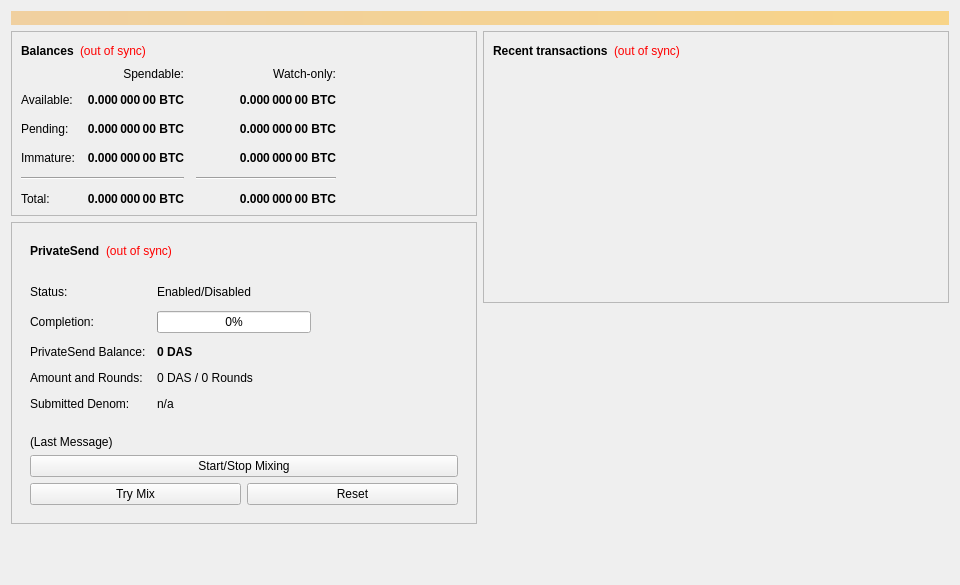
<?xml version="1.0" encoding="UTF-8"?>
<ui version="4.0">
 <class>OverviewPage</class>
 <widget class="QWidget" name="OverviewPage">
  <property name="geometry">
   <rect>
    <x>0</x>
    <y>0</y>
    <width>960</width>
    <height>585</height>
   </rect>
  </property>
  <property name="minimumSize">
   <size>
    <width>960</width>
    <height>0</height>
   </size>
  </property>
  <property name="windowTitle">
   <string>Form</string>
  </property>
  <layout class="QVBoxLayout" name="topLayout">
   <item>
    <widget class="QLabel" name="labelAlerts">
     <property name="visible">
      <bool>false</bool>
     </property>
     <property name="styleSheet">
      <string notr="true">background-color: qlineargradient(x1: 0, y1: 0, x2: 1, y2: 0, stop:0 #F0D0A0, stop:1 #F8D488); color:#000000;</string>
     </property>
     <property name="wordWrap">
      <bool>true</bool>
     </property>
     <property name="margin">
      <number>3</number>
     </property>
    </widget>
   </item>
   <item>
    <layout class="QHBoxLayout" name="horizontalLayout" stretch="1,1">
     <item>
      <layout class="QVBoxLayout" name="verticalLayout_2">
       <item>
        <widget class="QFrame" name="frame">
         <property name="frameShape">
          <enum>QFrame::StyledPanel</enum>
         </property>
         <property name="frameShadow">
          <enum>QFrame::Raised</enum>
         </property>
         <layout class="QVBoxLayout" name="verticalLayout_4">
          <item>
           <layout class="QHBoxLayout" name="horizontalLayout_4">
            <item>
             <widget class="QLabel" name="label_5">
              <property name="font">
               <font>
                <weight>75</weight>
                <bold>true</bold>
               </font>
              </property>
              <property name="text">
               <string>Balances</string>
              </property>
             </widget>
            </item>
            <item>
             <widget class="QLabel" name="labelWalletStatus">
              <property name="toolTip">
               <string>The displayed information may be out of date. Your wallet automatically synchronizes with the Das network after a connection is established, but this process has not completed yet.</string>
              </property>
              <property name="styleSheet">
               <string notr="true">QLabel { color: red; }</string>
              </property>
              <property name="text">
               <string notr="true">(out of sync)</string>
              </property>
              <property name="alignment">
               <set>Qt::AlignLeading|Qt::AlignLeft|Qt::AlignVCenter</set>
              </property>
             </widget>
            </item>
            <item>
             <spacer name="horizontalSpacer_3">
              <property name="orientation">
               <enum>Qt::Horizontal</enum>
              </property>
              <property name="sizeHint" stdset="0">
               <size>
                <width>40</width>
                <height>20</height>
               </size>
              </property>
             </spacer>
            </item>
           </layout>
          </item>
          <item>
           <layout class="QGridLayout" name="gridLayout">
            <property name="spacing">
             <number>12</number>
            </property>
            <item row="2" column="2">
             <widget class="QLabel" name="labelWatchPending">
              <property name="font">
               <font>
                <weight>75</weight>
                <bold>true</bold>
               </font>
              </property>
              <property name="cursor">
               <cursorShape>IBeamCursor</cursorShape>
              </property>
              <property name="toolTip">
               <string>Unconfirmed transactions to watch-only addresses</string>
              </property>
              <property name="text">
               <string notr="true">0.000 000 00 BTC</string>
              </property>
              <property name="alignment">
               <set>Qt::AlignRight|Qt::AlignTrailing|Qt::AlignVCenter</set>
              </property>
              <property name="textInteractionFlags">
               <set>Qt::LinksAccessibleByMouse|Qt::TextSelectableByKeyboard|Qt::TextSelectableByMouse</set>
              </property>
             </widget>
            </item>
            <item row="2" column="1">
             <widget class="QLabel" name="labelUnconfirmed">
              <property name="font">
               <font>
                <weight>75</weight>
                <bold>true</bold>
               </font>
              </property>
              <property name="cursor">
               <cursorShape>IBeamCursor</cursorShape>
              </property>
              <property name="toolTip">
               <string>Total of transactions that have yet to be confirmed, and do not yet count toward the spendable balance</string>
              </property>
              <property name="text">
               <string notr="true">0.000 000 00 BTC</string>
              </property>
              <property name="alignment">
               <set>Qt::AlignRight|Qt::AlignTrailing|Qt::AlignVCenter</set>
              </property>
              <property name="textInteractionFlags">
               <set>Qt::LinksAccessibleByMouse|Qt::TextSelectableByKeyboard|Qt::TextSelectableByMouse</set>
              </property>
             </widget>
            </item>
            <item row="3" column="2">
             <widget class="QLabel" name="labelWatchImmature">
              <property name="font">
               <font>
                <weight>75</weight>
                <bold>true</bold>
               </font>
              </property>
              <property name="cursor">
               <cursorShape>IBeamCursor</cursorShape>
              </property>
              <property name="toolTip">
               <string>Mined balance in watch-only addresses that has not yet matured</string>
              </property>
              <property name="text">
               <string notr="true">0.000 000 00 BTC</string>
              </property>
              <property name="alignment">
               <set>Qt::AlignRight|Qt::AlignTrailing|Qt::AlignVCenter</set>
              </property>
              <property name="textInteractionFlags">
               <set>Qt::LinksAccessibleByMouse|Qt::TextSelectableByKeyboard|Qt::TextSelectableByMouse</set>
              </property>
             </widget>
            </item>
            <item row="4" column="0" colspan="2">
             <widget class="Line" name="lineSpendableBalance">
              <property name="orientation">
               <enum>Qt::Horizontal</enum>
              </property>
             </widget>
            </item>
            <item row="4" column="2">
             <widget class="Line" name="lineWatchBalance">
              <property name="sizePolicy">
               <sizepolicy hsizetype="Preferred" vsizetype="Fixed">
                <horstretch>0</horstretch>
                <verstretch>0</verstretch>
               </sizepolicy>
              </property>
              <property name="minimumSize">
               <size>
                <width>140</width>
                <height>0</height>
               </size>
              </property>
              <property name="orientation">
               <enum>Qt::Horizontal</enum>
              </property>
             </widget>
            </item>
            <item row="5" column="0">
             <widget class="QLabel" name="labelTotalText">
              <property name="text">
               <string>Total:</string>
              </property>
             </widget>
            </item>
            <item row="3" column="1">
             <widget class="QLabel" name="labelImmature">
              <property name="font">
               <font>
                <weight>75</weight>
                <bold>true</bold>
               </font>
              </property>
              <property name="cursor">
               <cursorShape>IBeamCursor</cursorShape>
              </property>
              <property name="toolTip">
               <string>Mined balance that has not yet matured</string>
              </property>
              <property name="text">
               <string notr="true">0.000 000 00 BTC</string>
              </property>
              <property name="alignment">
               <set>Qt::AlignRight|Qt::AlignTrailing|Qt::AlignVCenter</set>
              </property>
              <property name="textInteractionFlags">
               <set>Qt::LinksAccessibleByMouse|Qt::TextSelectableByKeyboard|Qt::TextSelectableByMouse</set>
              </property>
             </widget>
            </item>
            <item row="2" column="3">
             <spacer name="horizontalSpacer_2">
              <property name="orientation">
               <enum>Qt::Horizontal</enum>
              </property>
              <property name="sizeHint" stdset="0">
               <size>
                <width>40</width>
                <height>20</height>
               </size>
              </property>
             </spacer>
            </item>
            <item row="3" column="0">
             <widget class="QLabel" name="labelImmatureText">
              <property name="text">
               <string>Immature:</string>
              </property>
             </widget>
            </item>
            <item row="5" column="1">
             <widget class="QLabel" name="labelTotal">
              <property name="font">
               <font>
                <weight>75</weight>
                <bold>true</bold>
               </font>
              </property>
              <property name="cursor">
               <cursorShape>IBeamCursor</cursorShape>
              </property>
              <property name="toolTip">
               <string>Your current total balance</string>
              </property>
              <property name="text">
               <string notr="true">0.000 000 00 BTC</string>
              </property>
              <property name="alignment">
               <set>Qt::AlignRight|Qt::AlignTrailing|Qt::AlignVCenter</set>
              </property>
              <property name="textInteractionFlags">
               <set>Qt::LinksAccessibleByMouse|Qt::TextSelectableByKeyboard|Qt::TextSelectableByMouse</set>
              </property>
             </widget>
            </item>
            <item row="5" column="2">
             <widget class="QLabel" name="labelWatchTotal">
              <property name="font">
               <font>
                <weight>75</weight>
                <bold>true</bold>
               </font>
              </property>
              <property name="cursor">
               <cursorShape>IBeamCursor</cursorShape>
              </property>
              <property name="toolTip">
               <string>Current total balance in watch-only addresses</string>
              </property>
              <property name="text">
               <string notr="true">0.000 000 00 BTC</string>
              </property>
              <property name="alignment">
               <set>Qt::AlignRight|Qt::AlignTrailing|Qt::AlignVCenter</set>
              </property>
              <property name="textInteractionFlags">
               <set>Qt::LinksAccessibleByMouse|Qt::TextSelectableByKeyboard|Qt::TextSelectableByMouse</set>
              </property>
             </widget>
            </item>
            <item row="0" column="2">
             <widget class="QLabel" name="labelWatchonly">
              <property name="text">
               <string>Watch-only:</string>
              </property>
              <property name="alignment">
               <set>Qt::AlignRight|Qt::AlignTrailing|Qt::AlignVCenter</set>
              </property>
             </widget>
            </item>
            <item row="1" column="0">
             <widget class="QLabel" name="labelBalanceText">
              <property name="text">
               <string>Available:</string>
              </property>
             </widget>
            </item>
            <item row="1" column="1">
             <widget class="QLabel" name="labelBalance">
              <property name="font">
               <font>
                <weight>75</weight>
                <bold>true</bold>
               </font>
              </property>
              <property name="cursor">
               <cursorShape>IBeamCursor</cursorShape>
              </property>
              <property name="toolTip">
               <string>Your current spendable balance</string>
              </property>
              <property name="text">
               <string notr="true">0.000 000 00 BTC</string>
              </property>
              <property name="alignment">
               <set>Qt::AlignRight|Qt::AlignTrailing|Qt::AlignVCenter</set>
              </property>
              <property name="textInteractionFlags">
               <set>Qt::LinksAccessibleByMouse|Qt::TextSelectableByKeyboard|Qt::TextSelectableByMouse</set>
              </property>
             </widget>
            </item>
            <item row="1" column="2">
             <widget class="QLabel" name="labelWatchAvailable">
              <property name="font">
               <font>
                <weight>75</weight>
                <bold>true</bold>
               </font>
              </property>
              <property name="cursor">
               <cursorShape>IBeamCursor</cursorShape>
              </property>
              <property name="toolTip">
               <string>Your current balance in watch-only addresses</string>
              </property>
              <property name="text">
               <string notr="true">0.000 000 00 BTC</string>
              </property>
              <property name="alignment">
               <set>Qt::AlignRight|Qt::AlignTrailing|Qt::AlignVCenter</set>
              </property>
              <property name="textInteractionFlags">
               <set>Qt::LinksAccessibleByMouse|Qt::TextSelectableByKeyboard|Qt::TextSelectableByMouse</set>
              </property>
             </widget>
            </item>
            <item row="2" column="0">
             <widget class="QLabel" name="labelPendingText">
              <property name="text">
               <string>Pending:</string>
              </property>
             </widget>
            </item>
            <item row="0" column="1">
             <widget class="QLabel" name="labelSpendable">
              <property name="text">
               <string>Spendable:</string>
              </property>
              <property name="alignment">
               <set>Qt::AlignRight|Qt::AlignTrailing|Qt::AlignVCenter</set>
              </property>
             </widget>
            </item>
           </layout>
          </item>
         </layout>
        </widget>
       </item>
       <item>
        <widget class="QFrame" name="framePrivateSend">
         <property name="layoutDirection">
          <enum>Qt::LeftToRight</enum>
         </property>
         <property name="frameShape">
          <enum>QFrame::StyledPanel</enum>
         </property>
         <property name="frameShadow">
          <enum>QFrame::Raised</enum>
         </property>
         <layout class="QVBoxLayout" name="VerticalLayout_PS1">
          <item>
           <widget class="QWidget" name="layoutWidgetPrivateSendHeader">
            <layout class="QHBoxLayout" name="horizontalLayout_5">
             <item>
              <widget class="QLabel" name="labelPrivateSendHeader">
               <property name="font">
                <font>
                 <weight>75</weight>
                 <bold>true</bold>
                </font>
               </property>
               <property name="text">
                <string>PrivateSend</string>
               </property>
              </widget>
             </item>
             <item>
              <widget class="QLabel" name="labelPrivateSendSyncStatus">
               <property name="toolTip">
                <string>The displayed information may be out of date. Your wallet automatically synchronizes with the Das network after a connection is established, but this process has not completed yet.</string>
               </property>
               <property name="styleSheet">
                <string notr="true">QLabel { color: red; }</string>
               </property>
               <property name="text">
                <string notr="true">(out of sync)</string>
               </property>
               <property name="alignment">
                <set>Qt::AlignLeading|Qt::AlignLeft|Qt::AlignVCenter</set>
               </property>
              </widget>
             </item>
             <item>
              <spacer name="horizontalSpacer_4">
               <property name="orientation">
                <enum>Qt::Horizontal</enum>
               </property>
               <property name="sizeHint" stdset="0">
                <size>
                 <width>40</width>
                 <height>20</height>
                </size>
               </property>
              </spacer>
             </item>
            </layout>
           </widget>
          </item>
          <item>
           <widget class="QWidget" name="privateSendFormLayoutWidget">
            <layout class="QFormLayout" name="privateSendFormLayout">
             <property name="fieldGrowthPolicy">
              <enum>QFormLayout::AllNonFixedFieldsGrow</enum>
             </property>
             <property name="horizontalSpacing">
              <number>11</number>
             </property>
             <property name="verticalSpacing">
              <number>12</number>
             </property>
             <item row="0" column="0">
              <widget class="QLabel" name="labelPrivateSendEnabledText">
               <property name="text">
                <string>Status:</string>
               </property>
              </widget>
             </item>
             <item row="0" column="1">
              <widget class="QLabel" name="labelPrivateSendEnabled">
               <property name="text">
                <string>Enabled/Disabled</string>
               </property>
              </widget>
             </item>
             <item row="1" column="0">
              <widget class="QLabel" name="labelCompletitionText">
               <property name="text">
                <string>Completion:</string>
               </property>
              </widget>
             </item>
             <item row="1" column="1">
              <widget class="QProgressBar" name="privateSendProgress">
               <property name="maximumSize">
                <size>
                 <width>154</width>
                 <height>16777215</height>
                </size>
               </property>
               <property name="value">
                <number>0</number>
               </property>
              </widget>
             </item>
             <item row="2" column="0">
              <widget class="QLabel" name="labelAnonymizedText">
               <property name="text">
                <string>PrivateSend Balance:</string>
               </property>
              </widget>
             </item>
             <item row="2" column="1">
              <widget class="QLabel" name="labelAnonymized">
               <property name="font">
                <font>
                 <weight>75</weight>
                 <bold>true</bold>
                </font>
               </property>
               <property name="text">
                <string notr="true">0 DAS</string>
               </property>
              </widget>
             </item>
             <item row="3" column="0">
              <widget class="QLabel" name="labelAmountAndRoundsText">
               <property name="text">
                <string>Amount and Rounds:</string>
               </property>
              </widget>
             </item>
             <item row="3" column="1">
              <widget class="QLabel" name="labelAmountRounds">
               <property name="text">
                <string>0 DAS / 0 Rounds</string>
               </property>
              </widget>
             </item>
             <item row="4" column="0">
              <widget class="QLabel" name="labelSubmittedDenomText">
               <property name="text">
                <string>Submitted Denom:</string>
               </property>
              </widget>
             </item>
             <item row="4" column="1">
              <widget class="QLabel" name="labelSubmittedDenom">
               <property name="toolTip">
                <string>The denominations you submitted to the Masternode.&lt;br&gt;To mix, other users must submit the exact same denominations.</string>
               </property>
               <property name="text">
                <string>n/a</string>
               </property>
              </widget>
             </item>
            </layout>
           </widget>
          </item>
          <item>
           <widget class="QWidget" name="layoutWidgetLastMessageAndButtons">
            <layout class="QVBoxLayout" name="VerticalLayout_PS">
             <item>
              <widget class="QLabel" name="labelPrivateSendLastMessage">
               <property name="text">
                <string>(Last Message)</string>
               </property>
               <property name="alignment">
                <set>Qt::AlignLeading|Qt::AlignLeft|Qt::AlignTop</set>
               </property>
               <property name="wordWrap">
                <bool>true</bool>
               </property>
              </widget>
             </item>
             <item>
              <widget class="QPushButton" name="togglePrivateSend">
               <property name="sizePolicy">
                <sizepolicy hsizetype="MinimumExpanding" vsizetype="Fixed">
                 <horstretch>0</horstretch>
                 <verstretch>0</verstretch>
                </sizepolicy>
               </property>
               <property name="text">
                <string>Start/Stop Mixing</string>
               </property>
              </widget>
             </item>
             <item>
              <layout class="QHBoxLayout" name="horizontalLayout_debugbuttons">
               <item>
                <widget class="QPushButton" name="privateSendAuto">
                 <property name="sizePolicy">
                  <sizepolicy hsizetype="MinimumExpanding" vsizetype="Fixed">
                   <horstretch>0</horstretch>
                   <verstretch>0</verstretch>
                  </sizepolicy>
                 </property>
                 <property name="toolTip">
                  <string>Try to manually submit a PrivateSend request.</string>
                 </property>
                 <property name="text">
                  <string>Try Mix</string>
                 </property>
                </widget>
               </item>
               <item>
                <widget class="QPushButton" name="privateSendReset">
                 <property name="sizePolicy">
                  <sizepolicy hsizetype="MinimumExpanding" vsizetype="Fixed">
                   <horstretch>0</horstretch>
                   <verstretch>0</verstretch>
                  </sizepolicy>
                 </property>
                 <property name="toolTip">
                  <string>Reset the current status of PrivateSend (can interrupt PrivateSend if it's in the process of Mixing, which can cost you money!)</string>
                 </property>
                 <property name="autoFillBackground">
                  <bool>false</bool>
                 </property>
                 <property name="text">
                  <string>Reset</string>
                 </property>
                </widget>
               </item>
              </layout>
             </item>
            </layout>
           </widget>
          </item>
         </layout>
        </widget>
       </item>
       <item>
        <spacer name="verticalSpacer">
         <property name="orientation">
          <enum>Qt::Vertical</enum>
         </property>
         <property name="sizeHint" stdset="0">
          <size>
           <width>20</width>
           <height>40</height>
          </size>
         </property>
        </spacer>
       </item>
      </layout>
     </item>
     <item>
      <layout class="QVBoxLayout" name="verticalLayout_3">
       <item>
        <widget class="QFrame" name="frame_2">
         <property name="frameShape">
          <enum>QFrame::StyledPanel</enum>
         </property>
         <property name="frameShadow">
          <enum>QFrame::Raised</enum>
         </property>
         <layout class="QVBoxLayout" name="verticalLayout">
          <item>
           <layout class="QHBoxLayout" name="horizontalLayout_2">
            <item>
             <widget class="QLabel" name="label_4">
              <property name="font">
               <font>
                <weight>75</weight>
                <bold>true</bold>
               </font>
              </property>
              <property name="text">
               <string>Recent transactions</string>
              </property>
             </widget>
            </item>
            <item>
             <widget class="QLabel" name="labelTransactionsStatus">
              <property name="toolTip">
               <string>The displayed information may be out of date. Your wallet automatically synchronizes with the Das network after a connection is established, but this process has not completed yet.</string>
              </property>
              <property name="styleSheet">
               <string notr="true">QLabel { color: red; }</string>
              </property>
              <property name="text">
               <string notr="true">(out of sync)</string>
              </property>
              <property name="alignment">
               <set>Qt::AlignLeading|Qt::AlignLeft|Qt::AlignVCenter</set>
              </property>
             </widget>
            </item>
            <item>
             <spacer name="horizontalSpacer">
              <property name="orientation">
               <enum>Qt::Horizontal</enum>
              </property>
              <property name="sizeHint" stdset="0">
               <size>
                <width>40</width>
                <height>20</height>
               </size>
              </property>
             </spacer>
            </item>
           </layout>
          </item>
          <item>
           <widget class="QListView" name="listTransactions">
            <property name="styleSheet">
             <string notr="true">QListView { background: transparent; }</string>
            </property>
            <property name="frameShape">
             <enum>QFrame::NoFrame</enum>
            </property>
            <property name="verticalScrollBarPolicy">
             <enum>Qt::ScrollBarAlwaysOff</enum>
            </property>
            <property name="horizontalScrollBarPolicy">
             <enum>Qt::ScrollBarAlwaysOff</enum>
            </property>
            <property name="selectionMode">
             <enum>QAbstractItemView::NoSelection</enum>
            </property>
           </widget>
          </item>
         </layout>
        </widget>
       </item>
       <item>
        <spacer name="verticalSpacer_2">
         <property name="orientation">
          <enum>Qt::Vertical</enum>
         </property>
         <property name="sizeHint" stdset="0">
          <size>
           <width>20</width>
           <height>40</height>
          </size>
         </property>
        </spacer>
       </item>
      </layout>
     </item>
    </layout>
   </item>
  </layout>
 </widget>
 <resources/>
 <connections/>
</ui>
